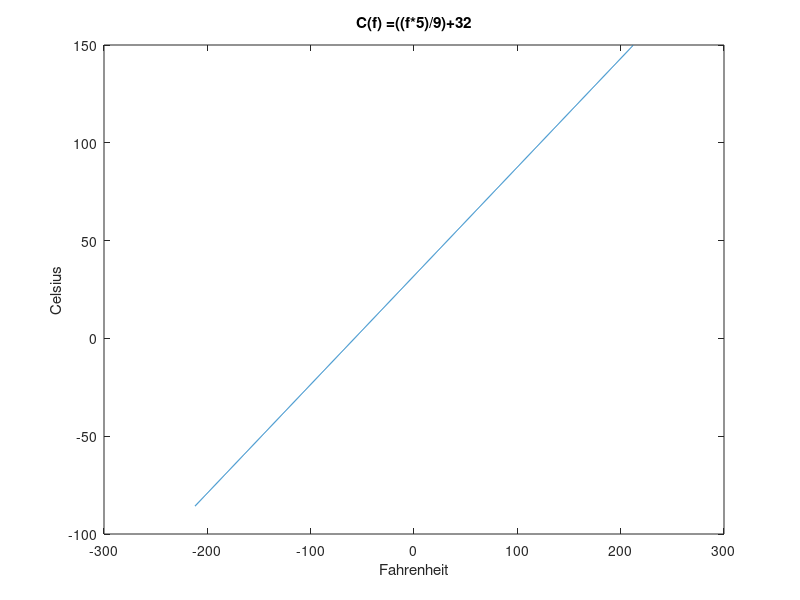

Write the MATLAB code that produced this figure.
% Titulo: Modelo matematico de temperatura
% Descripcion: Scrip para graficar C(f) = ((f*5)/9)+32
% Autor: Carlos Ricardo Vertiz
% Fecha: Miercoles 14 de abril del 2021


% C(f) = ((f*5)/9)+32

%limpiar variables
clear
%rango de -212 .. 212 en i = 0.2
f=-212:0.2:212;
%valor de la funcion
C= ((f*5)/9)+32;
%dibujar x,y 
plot (f,C);
%titulo
title("C(f) =((f*5)/9)+32");
%etiqueta para x
xlabel ("Fahrenheit");
%etiqueta para y
ylabel ("Celsius");

